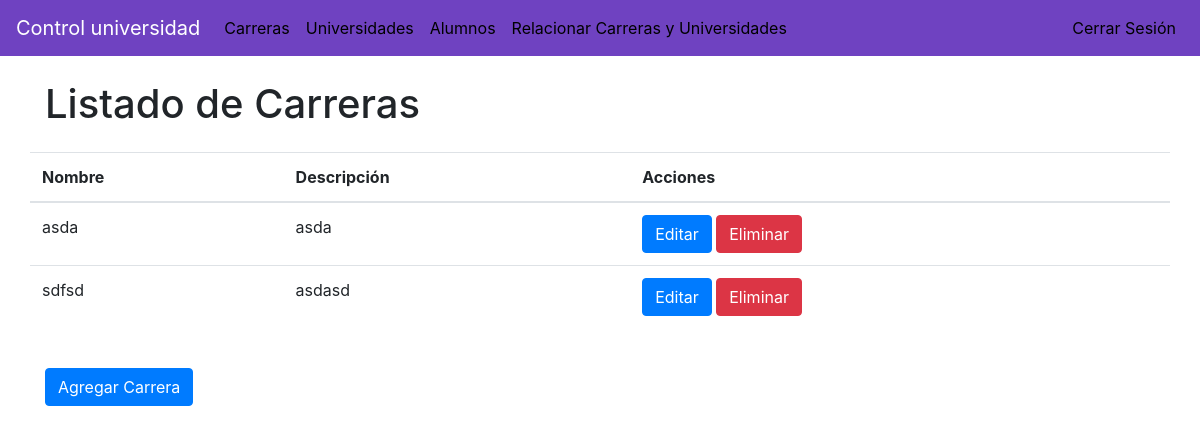
The app's page /index.php?controller=CarrerasController&action=index (signed in) with its own data.
### tables this page shows
CREATE TABLE `carreras` (
  `id` int(11) NOT NULL,
  `nombre` varchar(255) NOT NULL,
  `descripcion` text DEFAULT NULL
);

### controllers/CarrerasController.php (called while the page is built, shortened)
<?php
require_once './models/Carreras.php';
class CarrerasController {
    private $carrerasModel;
    public function __construct() {
        $this->carrerasModel = new Carreras();
    }
    public function index() {
        $carreras = $this->carrerasModel->obtenerCarreras();
        include './views/carreras/index.php';
    }
}
?>

### models/Conexion.php (called while the page is built, shortened)
<?php
class Conexion {
    private $host = "localhost";
    private $user = "root";
    private $password = "";
    private $database = "controluni";
    public function conectar() {
        $conexion = new mysqli($this->host, $this->user, $this->password, $this->database);
        return $conexion;
    }
}

### models/Carreras.php (called while the page is built, shortened)
<?php
require_once './models/Conexion.php';
class Carreras {
    private $conexion;
    public function __construct() {
        $this->conexion = new Conexion();
    }
    public function obtenerCarreras() {
        $query = "SELECT * FROM carreras";
        $resultado = $this->conexion->conectar()->query($query);
        return $resultado->fetch_all(MYSQLI_ASSOC);
    }
}
?>

### views/carreras/index.php (the view, shortened to what this page needs)
<!DOCTYPE html>
<html lang="es">
<head>
</head>
<body>
    <div class="container mt-4">
        <h1>Listado de Carreras</h1>
        <div class="row mt-4">
            <table class="table">
                <thead>
                    <tr>
                        <th>Nombre</th>
                        <th>Descripción</th>
                        <th>Acciones</th>
                    </tr>
                </thead>
                <tbody>
                    <?php foreach ($carreras as $carrera): ?>
                        <tr>
                            <td><?php echo $carrera['nombre']; ?></td>
                            <td><?php echo $carrera['descripcion']; ?></td>
                            <td>
                                <a href="index.php?controller=CarrerasController&action=editar&id=<?php echo $carrera['id']; ?>" class="btn btn-primary">Editar</a>
                                <a href="index.php?controller=CarrerasController&action=eliminar&id=<?php echo $carrera['id']; ?>" class="btn btn-danger">Eliminar</a>
                            </td>
                        </tr>
                    <?php endforeach; ?>
                </tbody>
            </table>
        </div>
        <div class="mt-4">
            <a href="index.php?controller=CarrerasController&action=alta" class="btn btn-primary">Agregar Carrera</a>
        </div>
    </div>
</body>
</html>

### records on screen
carreras: nombre "asda", descripcion "asda"
carreras: nombre "sdfsd", descripcion "asdasd"
